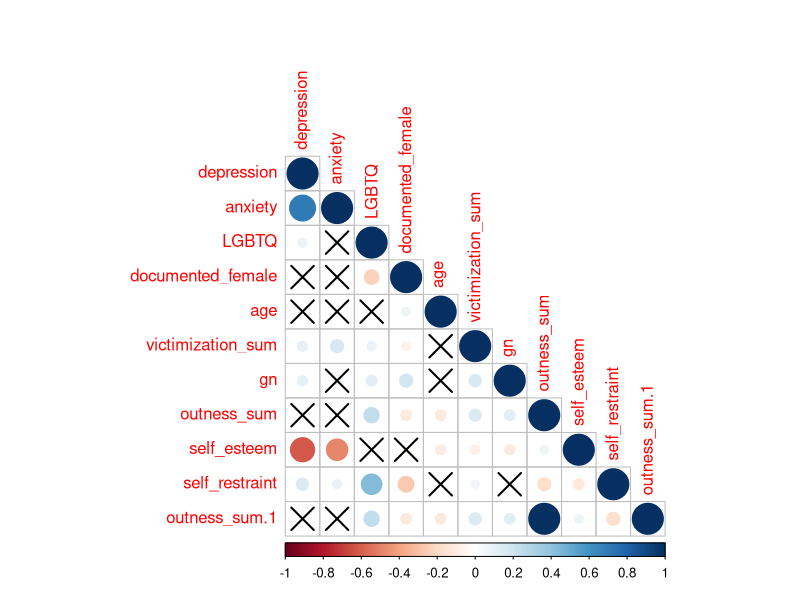

Source code (R): (Note: this script raises an error after producing the figure.)
## ---- chunk 1
knitr::opts_chunk$set(echo = TRUE)
## ---- chunk 2
df <- read.csv("lgbtPKU.csv")
dim(df)

library(dplyr)
library(tidyverse)
## ---- chunk 3
#renaming for categoricals and ordinals
df <- df %>%
  rename(age = Q3,
         nationality = Q4,
         ethnicity = Q5,
         department = Q6,
         grade = Q7,
         previous_residency = Q8,
         sexual_orientation = Q12,
         nonconformity_masculine = Q14,
         nonconformity_feminine = Q15,
         support_from_queer = Q25_行1,
         support_from_nonqueer = Q25_行1,
         )

#manipulations
df$self_restraint_teacher <- 5 - df$Q18
df$documented_male <- 2 - df$Q9
df$documented_female <- 1 - df$documented_male

df$assigned_male <- ifelse(df$Q10 != 3, 2 - df$Q10, NA)
df$assigned_female <- 1 - df$assigned_male

df$cisgender <- 2 - df$Q11
df$transgender <- 1 - df$cisgender

library(fastDummies)
df <- dummy_cols(df, select_columns = "sexual_orientation", remove_first_dummy = TRUE)

df$singleness <- ifelse(df$Q13 == 1, 1, 0)

df$gn <- ifelse(df$nonconformity_masculine == -3, 
             df$nonconformity_feminine, df$nonconformity_masculine)

df$outness <- 2 - df$Q16
df$out_to_teacher <- ifelse(df$Q17 == 1, 1, 0)
df$public_out = ifelse(df$Q21 == 1, 1, 0)
df$out_to_queer_friends = ifelse(df$Q23 == -3, 1, df$Q23)
df$out_to_nonqueer_friends = ifelse(df$Q24 == -3, 1, df$Q24)

#LGBTQ+
df$LGBTQ <- ifelse(df$Q10 != 3 & df$cisgender == 1 & df$sexual_orientation == 2, 0, 1)

#perceived LGBTQ+-affirming attitude
df$perceived_acceptance_teacher = 5 - df$Q19
df$perceived_acceptance_student = 5 - df$Q28

df$victimization_teacher <- 1 - df$Q20_选项17
df$victimization_student <- 1 - df$Q29_选项14
df$victimization_ever <- ifelse(df$victimization_teacher == 1 | df$victimization_student == 1, 1, 0)

#Self-restraint of gender expression
df$self_restraint_allstudent <- 10 - df$Q27_行1 - df$Q27_行2
df$self_restraint_otherLGBTQ <- 5 - df$Q27_行1
df$self_restraint_otherstudents <- 5 - df$Q27_行2
df$self_restraint <- df$self_restraint_teacher + df$self_restraint_allstudent

# self-esteem: Rosenberg Self-Esteem Scale, RSES
df <- df %>%
  mutate(
    Q31_行3_r  = 6 - Q31_行3,
    Q31_行5_r  = 6 - Q31_行5,
    Q31_行8_r  = 6 - Q31_行8,
    Q31_行9_r  = 6 - Q31_行9,
    Q31_行10_r = 6 - Q31_行10)

df <- df %>%
  mutate(
    self_esteem = rowSums(
      select(., all_of(c(
        "Q31_行1", "Q31_行2", "Q31_行3_r", "Q31_行4", "Q31_行5_r",
        "Q31_行6", "Q31_行7", "Q31_行8_r", "Q31_行9_r", "Q31_行10_r"
      ))),
      na.rm = TRUE
    )
  )

# depression: Center for Epidemiologic Studies Depression Scale, CESD 9-item Chinese version
df <- df %>%
  mutate(
    Q30_行5_r = 5 - Q30_行5,
    Q30_行7_r = 5 - Q30_行7)

df <- df %>%
  mutate(
    depression = Q30_行1 + Q30_行2 + Q30_行3 + Q30_行4 + 
                 Q30_行5_r + Q30_行6 + Q30_行7_r + Q30_行8 + Q30_行9
  )

#anxiety: Generalized Anxiety Disorder Scale, GAD-7
df <- df %>%
  mutate(
    anxiety = rowSums(select(., all_of(c("Q32_行1", "Q32_行2", "Q32_行3", "Q32_行4", "Q32_行5", "Q32_行6", "Q32_行7"))),
                      na.rm = TRUE))
## ---- chunk 4
#check inconsistent cases
#transgender
df %>%
  filter((documented_female == 1 & assigned_male == 1 & transgender == 0) | (documented_male == 1 & assigned_female == 1 & transgender == 0))

#outness
df %>%
  filter((outness == 0 & out_to_teacher== 1) | (outness == 0 & public_out == 1))


#outness in nonLGBTQ
#SOGIE-based victimization among non-LGBTQ+
df %>%
  filter(LGBTQ == 0 & outness == 1)

df %>%
  filter(LGBTQ == 0 & out_to_teacher == 1)
## ---- chunk 5
#drop one inconsistent case
df1 <- df %>%
  filter(!((documented_female == 1 & assigned_male == 1 & transgender == 0) | (documented_male == 1 & assigned_female == 1 & transgender == 0)) %in% TRUE)
dim(df1)
## ---- chunk 6
#drop two
df1 <- df1 %>%
  filter(!(LGBTQ == 0 & outness == 1))
dim(df1)
## ---- chunk 7
#drop inconsistent case
#constantly filling the same value for multiple question matrices
df1 <- df1 %>%
  filter(!(index == 1273))
dim(df1)
## ---- chunk 8
df1 %>%
  select(LGBTQ, documented_female, transgender, sexual_orientation, 
         gn, outness, 
         age, nationality, ethnicity, department, grade, previous_residency, 
         victimization_teacher, victimization_student, victimization_ever ) %>%
  summary
## ---- chunk 9
#value counts
lapply(df1[,c('LGBTQ','sexual_orientation', 'gn', 'outness', 'out_to_queer_friends', 
              'out_to_nonqueer_friends', 'out_to_teacher', 'public_out',
             'nationality', 'age', 'victimization_teacher', 'victimization_student', 'victimization_ever')], table)
## ---- chunk 10
#self-restraint
table(df1$self_restraint_teacher)
table(df1$self_restraint_otherLGBTQ)
table(df1$self_restraint_otherstudents)

table(df1$self_restraint_allstudent)
table(df1$self_restraint)
summary(df1$self_restraint)
## ---- chunk 11
library(psych)
alpha_sr <- alpha(df1[, c("self_restraint_teacher", "self_restraint_otherLGBTQ", "self_restraint_otherstudents")])
print(alpha_sr)
## ---- chunk 12
#Cronbach's alpha
library(psych)
alpha(df1[c("self_restraint_teacher", "self_restraint_otherLGBTQ", "self_restraint_otherstudents")])
#not valid for this formative construct
## ---- chunk 13
#correlation
cor(df1[,c("self_restraint_teacher",
           "self_restraint_otherLGBTQ",
           "self_restraint_otherstudents")],
    use="pairwise.complete.obs")
## ---- chunk 14
#review of self-restraint sum
sr_varlist <- c("self_restraint_teacher", "self_restraint_otherstudents", "self_restraint_otherLGBTQ", "self_restraint")

#restraint among LGBTQ+
print("Among LGBTQ+")
for (v in sr_varlist) {
  cat(":\n")
  df1 %>%
    filter(LGBTQ == 1) %>%
    count(.data[[v]]) %>%
    mutate(percent = n / sum(n) * 100) %>%
    print()
  cat("\n")
}

#restraint among non-LGBTQ+
print("Among non-LGBTQ+")
for (v in sr_varlist) {
  cat(":\n")
  df1 %>%
    filter(LGBTQ == 0) %>%
    count(.data[[v]]) %>%
    mutate(percent = n / sum(n) * 100) %>%
    print()
  cat("\n")
}
## ---- chunk 15
lapply(df1[, paste0('Q20_选项',1:15)], table)
lapply(df1[, paste0('Q29_选项', 1:12)], table)
## ---- chunk 16
#count
df1$victim_teacher_count <- rowSums(df1[, paste0('Q20_选项', 1:15)])
df1$victim_student_count <- rowSums(df1[, paste0('Q29_选项', 1:12)])
df1$victimization_count <- df1$victim_teacher_count + df1$victim_student_count

table(df1$victim_teacher_count)
table(df1$victim_student_count)
table(df1$victimization_count)
## ---- chunk 17
df1 %>% top_n(3, victim_teacher_count)
df1 %>% top_n(3, victim_student_count)
## ---- chunk 18
#SOGIE-based victimization among non-LGBTQ+
df1 %>%
  filter(LGBTQ == 1) %>%
  count(victimization_ever)

df1 %>%
  filter(LGBTQ == 0) %>%
  count(victimization_ever)

df1 %>%
  filter((LGBTQ == 0 & victimization_ever == 1))
## ---- chunk 19
#Kuder-Richardson Formula 20 (KR-20)
kr20_result1 <- psych::alpha((df1[paste0("Q20_选项", 1:15)]), check.keys = TRUE)
print(kr20_result1)

kr20_result2 <- psych::alpha((df1[paste0("Q29_选项", 1:12)]), check.keys = TRUE)
print(kr20_result2)
#not valid for this formative construct
## ---- chunk 20
#Victimization weighted sum score
# microaggression *1; moderate violence & discrimination *2; severe violence *3
df1$victm_teacher_sum <- 
  1 * df1$Q20_选项1 + 1 * df1$Q20_选项3 + 1 * df1$Q20_选项4 +
  2 * df1$Q20_选项2 + 2 * df1$Q20_选项6 + 2 * df1$Q20_选项7 + 2 * df1$Q20_选项8 +
  2 * df1$Q20_选项9 + 2 * df1$Q20_选项10 + 2 * df1$Q20_选项11 + 2 * df1$Q20_选项12 + 2 * df1$Q20_选项15 +
  3 * df1$Q20_选项5 + 3 * df1$Q20_选项13 + 3 * df1$Q20_选项14
  
df1$victm_student_sum <-
  1 * df1$Q29_选项1 + 1 * df1$Q29_选项3 + 1 * df1$Q29_选项4 +
  2 * df1$Q29_选项2 + 2 * df1$Q29_选项6 + 2 * df1$Q29_选项7 + 2 * df1$Q29_选项8 +
  2 * df1$Q29_选项9 + 2 * df1$Q29_选项12 +
  3 * df1$Q29_选项5 + 3 * df1$Q29_选项10 + 3 * df1$Q29_选项11

df1$victimization_sum <- df1$victm_teacher_sum + df1$victm_student_sum

table(df1$victm_teacher_sum)
table(df1$victm_student_sum)
table(df1$victimization_sum)

df1 %>% slice_max(victm_teacher_sum, n = 10)
df1 %>% slice_max(victm_student_sum, n = 10)
df1 %>% slice_max(victimization_sum, n = 10)
## ---- chunk 21
summary(df1$victimization_sum)
## ---- chunk 22
#convert 1-5 to 0-1
df1$out_to_teacher_norm <- df1$out_to_teacher
df1$out_to_queer_friends_norm <- (df1$out_to_queer_friends - 1)/4  # 1-5 -> 0-1
df1$out_to_nonqueer_friends_norm <- (df1$out_to_nonqueer_friends - 1)/4  # 1-5 -> 0-1

table(df1$out_to_teacher_norm)
table(df1$out_to_queer_friends_norm)
table(df1$out_to_nonqueer_friends_norm)
print("----------")
print("binary outness:")
table(df1$outness)
print("outness-three score sum:")
df1$outness_sum <- rowSums(df1[,c("out_to_teacher_norm","out_to_queer_friends_norm","out_to_nonqueer_friends_norm")])
table(df1$outness_sum)
summary(df1$outness_sum)
## ---- chunk 23
keyvariables <- c("depression","anxiety", "LGBTQ", "documented_female", "age", 
                  "victimization_sum", "gn", "outness_sum", "self_esteem", "self_restraint","outness_sum")

corr.test(df1[, keyvariables])
## ---- chunk 24
corr_res <- corr.test(df1[, keyvariables])
corr_matrix <- corr_res$r
p_matrix <- corr_res$p

library(corrplot)

corrplot(corr_matrix, 
         method = "circle", 
         type = "lower",
         p.mat = p_matrix,       # 传入 p 值矩阵
         sig.level = 0.05,       # 显著性阈值
         insig = "pch") 
## ---- chunk 25
#simple linear regression: Mental health ~ LGBTQ+ identity
s1s1_dep_model <- lm(depression ~ LGBTQ, data = df1)
summary(s1s1_dep_model)

s1s1_anx_model <- lm(anxiety ~ LGBTQ, data = df1)
summary(s1s1_anx_model)
## ---- chunk 26
library('lavaan')
# SEM: Identity -> victimization + self-restrain -> depression
s1_dep_model <- '
  # outcome
  depression ~ a*LGBTQ + b*victimization_sum + c*self_restraint + f1*documented_female
  
  # mediation paths
  victimization_sum ~ d*LGBTQ + f2*documented_female
  self_restraint ~ e*LGBTQ + f3*documented_female

  # self-esteem
  self_esteem ~~ victimization_sum
  self_esteem ~~ self_restraint
  self_esteem ~~ depression
  self_esteem ~~ LGBTQ
  gn ~~ self_restraint
  gn ~~ victimization_sum

  # indirect effects
  indirect_victimization := b*d
  indirect_selfrestraint := e*c
  total_indirect := indirect_victimization + indirect_selfrestraint

  # total effect
  total_effect := a + total_indirect
'

s1_dep_fit <- sem(s1_dep_model, data=df1, estimator="ML", se="bootstrap" , bootstrap=1000)
summary(s1_dep_fit, standardized=TRUE, fit.measures=TRUE)
## ---- chunk 27
#additional experiment: moderated-mediation
# SEM: Identity -> victimization + self-restrain -> depression
s1_dep_model <- '
  # outcome
  depression ~ a*LGBTQ + b*victimization_sum + c*self_restraint + f1*documented_female
  
  # mediation paths
  victimization_sum ~ d*LGBTQ + f2*documented_female
  self_restraint ~ e*LGBTQ + f3*documented_female
  
  #moderation
  depression ~~ victimization_sum*self_esteem
  depression ~~ self_restraint*self_esteem

  # self-esteem
  self_esteem ~~ victimization_sum
  self_esteem ~~ self_restraint
  self_esteem ~~ depression
  self_esteem ~~ LGBTQ
  gn ~~ self_restraint
  gn ~~ victimization_sum

  # indirect effects
  indirect_victimization := b*d
  indirect_selfrestraint := e*c
  total_indirect := indirect_victimization + indirect_selfrestraint

  # total effect
  total_effect := a + total_indirect
'

s1_dep_fit <- sem(s1_dep_model, data=df1, estimator="ML", se="bootstrap" , bootstrap=1000)
summary(s1_dep_fit, standardized=TRUE, fit.measures=TRUE)
## ---- chunk 28
# SEM: Identity -> victimization + self-restrain -> anxiety
s1_anx_model <- '
  # outcome
  anxiety ~ a*LGBTQ + b*victimization_sum + c*self_restraint + f1*documented_female
  
  # mediation paths
  victimization_sum ~ d*LGBTQ + f2*documented_female
  self_restraint ~ e*LGBTQ + f3*documented_female
  
  #moderation
  anxiety ~~ victimization_sum*self_esteem
  anxiety ~~ self_restraint*self_esteem

  # self-esteem
  self_esteem ~~ victimization_sum
  self_esteem ~~ self_restraint
  self_esteem ~~ anxiety
  self_esteem ~~ LGBTQ
  gn ~~ self_restraint
  gn ~~ victimization_sum

  # indirect effects
  indirect_victimization := b*d
  indirect_selfrestraint := e*c
  total_indirect := indirect_victimization + indirect_selfrestraint

  # total effect
  total_effect := a + total_indirect
'

s1_anx_fit <- sem(s1_anx_model, data=df1, estimator="ML", se="bootstrap" , bootstrap=1000)
summary(s1_anx_fit, standardized=TRUE, fit.measures=TRUE)

## ---- chunk 29
#simple linear regression: Mental health ~ Gender nonconformity
s2s1_dep_model <- lm(depression ~ gn, data = df1)
summary(s2s1_dep_model)

s2s1_anx_model <- lm(anxiety ~ gn, data = df1)
summary(s2s1_anx_model)
## ---- chunk 30
# SEM: Gender nonconformity -> victimization + self-restrain -> depression
s2_dep_model <- '
  # outcome
  depression ~ a*gn + b*victimization_sum + c*self_restraint + f1*documented_female
  
  # mediation paths
  victimization_sum ~ d*gn + f2*documented_female
  self_restraint ~ e*gn + f3*documented_female

  # accounting for:
  self_esteem ~~ victimization_sum
  self_esteem ~~ self_restraint
  self_esteem ~~ depression
  self_esteem ~~ gn
  self_esteem ~~ LGBTQ
  self_esteem ~~ outness_sum
  outness_sum ~~ depression
  outness_sum ~~ self_restraint
  outness_sum ~~ victimization_sum
  outness_sum ~~ gn
  outness_sum ~ LGBTQ
  LGBTQ ~~ self_restraint
  LGBTQ ~~ victimization_sum
  LGBTQ ~~ gn
  LGBTQ ~~ depression
  
  # indirect effects
  indirect_victimization := b*d
  indirect_selfrestraint := e*c
  total_indirect := indirect_victimization + indirect_selfrestraint

  # total effect
  total_effect := a + total_indirect
'

s2_dep_fit <- sem(s2_dep_model, data=df1, estimator="ML", se="bootstrap" , bootstrap=1000)
summary(s2_dep_fit, standardized=TRUE, fit.measures=TRUE)
## ---- chunk 31
# SEM: Gender nonconformity -> victimization + self-restrain -> anxiety
s2_anx_model <- '
  # outcome
  anxiety ~ a*gn + b*victimization_sum + c*self_restraint + f1*documented_female
  
  # mediation paths
  victimization_sum ~ d*gn + f2*documented_female
  self_restraint ~ e*gn + f3*documented_female

  # accounting for:
  self_esteem ~~ victimization_sum
  self_esteem ~~ self_restraint
  self_esteem ~~ anxiety
  self_esteem ~~ gn
  self_esteem ~~ LGBTQ
  self_esteem ~~ outness
  outness ~~ anxiety
  outness ~~ self_restraint
  outness ~~ victimization_sum
  outness ~~ gn
  outness ~ LGBTQ
  LGBTQ ~~ self_restraint
  LGBTQ ~~ victimization_sum
  LGBTQ ~~ gn
  LGBTQ ~~ anxiety

  # indirect effects
  indirect_victimization := b*d
  indirect_selfrestraint := e*c
  total_indirect := indirect_victimization + indirect_selfrestraint

  # total effect
  total_effect := a + total_indirect
'

s2_anx_fit <- sem(s2_anx_model, data=df1, estimator="ML", se="bootstrap" , bootstrap=1000)
summary(s2_anx_fit, standardized=TRUE, fit.measures=TRUE)
## ---- chunk 32
#interaction terms
df1$interaction_se_gn <- df1$gn * df1$self_esteem
df1$interaction_se_sr <- df1$self_esteem * df1$self_restraint
df1$interaction_se_victimization <- df1$self_esteem * df1$victimization_sum
## ---- chunk 33
#dep
s3_dep_model <- '
  # outcome
  depression ~ a*gn + b*victimization_sum + c*self_restraint + f1*documented_female + e1*interaction_se_sr + e2*interaction_se_victimization + self_esteem
  
  # moderated mediation paths
  victimization_sum ~ d*gn + f2*documented_female + e3*interaction_se_gn + self_esteem
  self_restraint ~ e*gn + f3*documented_female  + e4*interaction_se_gn + self_esteem

  # accounting for:
  self_esteem ~~ LGBTQ
  self_esteem ~~ outness
  outness ~~ depression
  outness ~~ self_restraint
  outness ~~ victimization_sum
  outness ~~ gn
  outness ~ LGBTQ
  LGBTQ ~~ self_restraint
  LGBTQ ~~ victimization_sum
  LGBTQ ~~ gn
  LGBTQ ~~ depression
  
  # indirect effects
  indirect_vic_low := (d + e3*(-1)) * (b + e2*(-1))
  indirect_vic_mean := (d + e3*(0)) * (b + e2*(0))
  indirect_vic_high := (d + e3*(1)) * (b + e2*(1))
  
  indirect_sr_low := (e + e4*(-1)) * (c + e1*(-1))
  indirect_sr_mean := (e + e4*(0)) * (c + e1*(0))
  indirect_sr_high := (e + e4*(1)) * (c + e1*(1))
'

s3_dep_fit <- sem(s3_dep_model, data=df1, estimator="ML", se="bootstrap" , bootstrap=1000)
summary(s3_dep_fit, standardized=TRUE, fit.measures=TRUE)

## ---- chunk 34
#anx
s3_anx_model <- '
  # outcome
  anxiety ~ a*gn + b*victimization_sum + c*self_restraint + f1*documented_female + e1*interaction_se_sr + e2*interaction_se_victimization + self_esteem
  
  # moderated mediation paths
  victimization_sum ~ d*gn + f2*documented_female + e3*interaction_se_gn + self_esteem
  self_restraint ~ e*gn + f3*documented_female  + e4*interaction_se_gn + self_esteem

  # accounting for:
  self_esteem ~~ LGBTQ
  self_esteem ~~ outness
  outness ~~ anxiety
  outness ~~ self_restraint
  outness ~~ victimization_sum
  outness ~~ gn
  outness ~ LGBTQ
  LGBTQ ~~ self_restraint
  LGBTQ ~~ victimization_sum
  LGBTQ ~~ gn
  LGBTQ ~~ anxiety
  
  # indirect effects
  indirect_vic_low := (d + e3*(-1)) * (b + e2*(-1))
  indirect_vic_mean := (d + e3*(0)) * (b + e2*(0))
  indirect_vic_high := (d + e3*(1)) * (b + e2*(1))
  
  indirect_sr_low := (e + e4*(-1)) * (c + e1*(-1))
  indirect_sr_mean := (e + e4*(0)) * (c + e1*(0))
  indirect_sr_high := (e + e4*(1)) * (c + e1*(1))
'

s3_anx_fit <- sem(s3_anx_model, data=df1, estimator="ML", se="bootstrap" , bootstrap=1000)
summary(s3_anx_fit, standardized=TRUE, fit.measures=TRUE)

## ---- chunk 35
#substitution: victimization_count
s4_dep_model <- '
  # outcome
  depression ~ a*gn + b*victimization_count + c*self_restraint + f1*documented_female
  
  # mediation paths
  victimization_count ~ d*gn + f2*documented_female
  self_restraint ~ e*gn + f3*documented_female

  # accounting for:
  self_esteem ~~ victimization_count
  self_esteem ~~ self_restraint
  self_esteem ~~ depression
  self_esteem ~~ gn
  self_esteem ~~ LGBTQ
  self_esteem ~~ outness
  outness ~~ depression
  outness ~~ self_restraint
  outness ~~ victimization_count
  outness ~~ gn
  outness ~ LGBTQ
  LGBTQ ~~ self_restraint
  LGBTQ ~~ victimization_count
  LGBTQ ~~ gn
  LGBTQ ~~ depression
  
  # indirect effects
  indirect_victimization := b*d
  indirect_selfrestraint := e*c
  total_indirect := indirect_victimization + indirect_selfrestraint

  # total effect
  total_effect := a + total_indirect
'

s4_dep_fit <- sem(s4_dep_model, data=df1, estimator="ML", se="bootstrap" , bootstrap=1000)
summary(s4_dep_fit, standardized=TRUE, fit.measures=TRUE)
## ---- chunk 36
s4_anx_model <- '
  # outcome
  anxiety ~ a*gn + b*victimization_count + c*self_restraint + f1*documented_female
  
  # mediation paths
  victimization_count ~ d*gn + f2*documented_female
  self_restraint ~ e*gn + f3*documented_female

  # accounting for:
  self_esteem ~~ victimization_count
  self_esteem ~~ self_restraint
  self_esteem ~~ anxiety
  self_esteem ~~ gn
  self_esteem ~~ LGBTQ
  self_esteem ~~ outness
  outness ~~ anxiety
  outness ~~ self_restraint
  outness ~~ victimization_count
  outness ~~ gn
  outness ~ LGBTQ
  LGBTQ ~~ self_restraint
  LGBTQ ~~ victimization_count
  LGBTQ ~~ gn
  LGBTQ ~~ anxiety

  # indirect effects
  indirect_victimization := b*d
  indirect_selfrestraint := e*c
  total_indirect := indirect_victimization + indirect_selfrestraint

  # total effect
  total_effect := a + total_indirect
'

s4_anx_fit <- sem(s4_anx_model, data=df1, estimator="ML", se="bootstrap" , bootstrap=1000)
summary(s4_anx_fit, standardized=TRUE, fit.measures=TRUE)
## ---- chunk 37
#substitution: victimization_ever
s5_dep_model <- '
  # outcome
  depression ~ a*gn + b*victimization_ever + c*self_restraint + f1*documented_female
  
  # mediation paths
  victimization_ever ~ d*gn + f2*documented_female
  self_restraint ~ e*gn + f3*documented_female

  # accounting for:
  self_esteem ~~ victimization_ever
  self_esteem ~~ self_restraint
  self_esteem ~~ depression
  self_esteem ~~ gn
  self_esteem ~~ LGBTQ
  self_esteem ~~ outness
  outness ~~ depression
  outness ~~ self_restraint
  outness ~~ victimization_ever
  outness ~~ gn
  outness ~ LGBTQ
  LGBTQ ~~ self_restraint
  LGBTQ ~~ victimization_ever
  LGBTQ ~~ gn
  LGBTQ ~~ depression
  
  # indirect effects
  indirect_victimization := b*d
  indirect_selfrestraint := e*c
  total_indirect := indirect_victimization + indirect_selfrestraint

  # total effect
  total_effect := a + total_indirect
'

s5_dep_fit <- sem(s5_dep_model, data=df1, estimator="ML", se="bootstrap" , bootstrap=1000)
summary(s5_dep_fit, standardized=TRUE, fit.measures=TRUE)
## ---- chunk 38
s5_anx_model <- '
  # outcome
  anxiety ~ a*gn + b*victimization_ever + c*self_restraint + f1*documented_female
  
  # mediation paths
  victimization_ever ~ d*gn + f2*documented_female
  self_restraint ~ e*gn + f3*documented_female

  # accounting for:
  self_esteem ~~ victimization_ever
  self_esteem ~~ self_restraint
  self_esteem ~~ anxiety
  self_esteem ~~ gn
  self_esteem ~~ LGBTQ
  self_esteem ~~ outness
  outness ~~ anxiety
  outness ~~ self_restraint
  outness ~~ victimization_ever
  outness ~~ gn
  outness ~ LGBTQ
  LGBTQ ~~ self_restraint
  LGBTQ ~~ victimization_ever
  LGBTQ ~~ gn
  LGBTQ ~~ anxiety

  # indirect effects
  indirect_victimization := b*d
  indirect_selfrestraint := e*c
  total_indirect := indirect_victimization + indirect_selfrestraint

  # total effect
  total_effect := a + total_indirect
'

s5_anx_fit <- sem(s5_anx_model, data=df1, estimator="ML", se="bootstrap" , bootstrap=1000)
summary(s5_anx_fit, standardized=TRUE, fit.measures=TRUE)
## ---- chunk 39
s6_dep_model <- '
  # outcome
  depression ~ a*gn + b*victimization_sum + c*self_restraint + f1*documented_female
  
  # mediation paths
  victimization_sum ~ d*gn + f2*documented_female
  self_restraint ~ e*gn + f3*documented_female

  # accounting for:
  self_esteem ~~ victimization_sum
  self_esteem ~~ self_restraint
  self_esteem ~~ depression
  self_esteem ~~ gn
  self_esteem ~~ LGBTQ
  self_esteem ~~ outness
  outness ~~ depression
  outness ~~ self_restraint
  outness ~~ victimization_sum
  outness ~~ gn
  outness ~ LGBTQ
  LGBTQ ~~ self_restraint
  LGBTQ ~~ victimization_sum
  LGBTQ ~~ gn
  LGBTQ ~~ depression
  
  # indirect effects
  indirect_victimization := b*d
  indirect_selfrestraint := e*c
  total_indirect := indirect_victimization + indirect_selfrestraint

  # total effect
  total_effect := a + total_indirect
'

s6_dep_fit <- sem(s6_dep_model, data=df1, estimator="ML", se="bootstrap" , bootstrap=1000)
summary(s6_dep_fit, standardized=TRUE, fit.measures=TRUE)
## ---- chunk 40
s6_anx_model <- '
  # outcome
  anxiety ~ a*LGBTQ + b*victimization_sum + c*self_restraint + f1*documented_female
  
  # mediation paths
  victimization_sum ~ d*LGBTQ + f2*documented_female
  self_restraint ~ e*LGBTQ + f3*documented_female
  
  #moderation
  anxiety ~~ victimization_sum*self_esteem
  anxiety ~~ self_restraint*self_esteem

  # self-esteem
  self_esteem ~~ victimization_sum
  self_esteem ~~ self_restraint
  self_esteem ~~ anxiety
  self_esteem ~~ LGBTQ
  gn ~~ self_restraint
  gn ~~ victimization_sum

  # indirect effects
  indirect_victimization := b*d
  indirect_selfrestraint := e*c
  total_indirect := indirect_victimization + indirect_selfrestraint

  # total effect
  total_effect := a + total_indirect
'

s6_anx_fit <- sem(s6_anx_model, data=df1, estimator="ML", se="bootstrap" , bootstrap=1000)
summary(s6_anx_fit, standardized=TRUE, fit.measures=TRUE)
## ---- chunk 41
plot(pressure)
